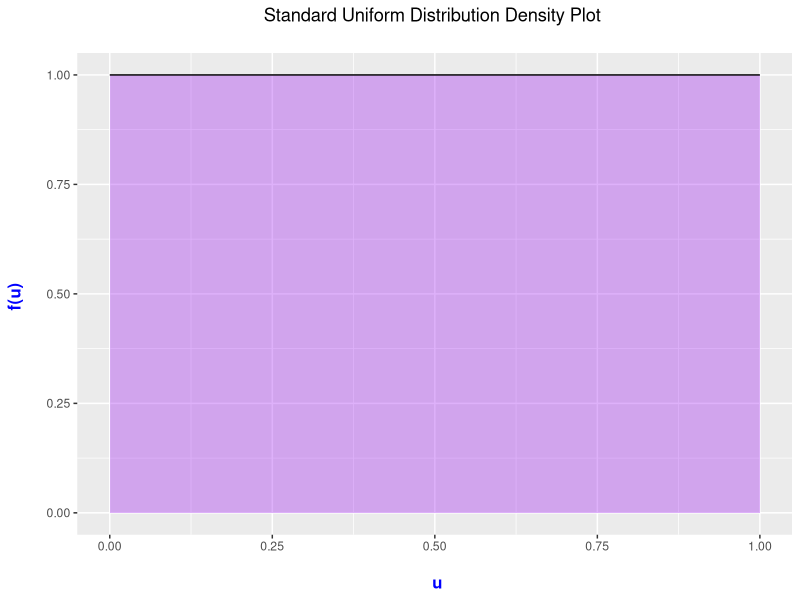
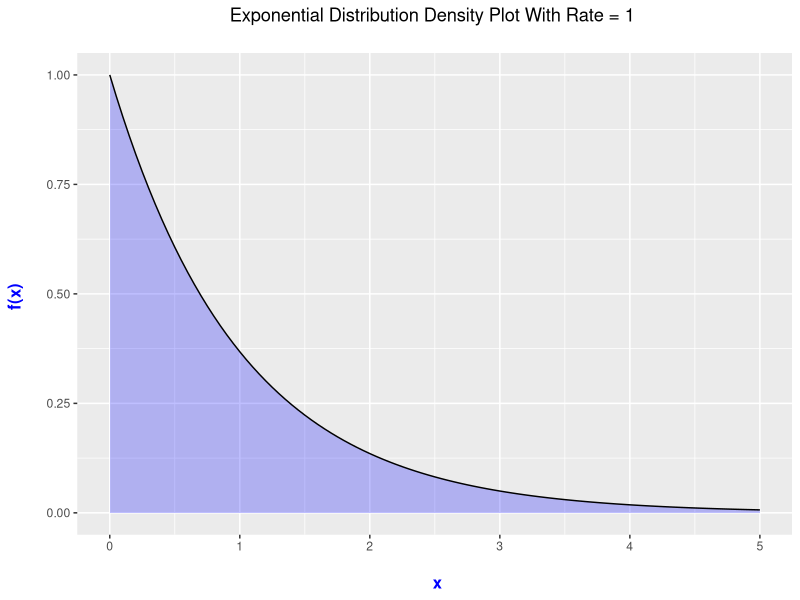
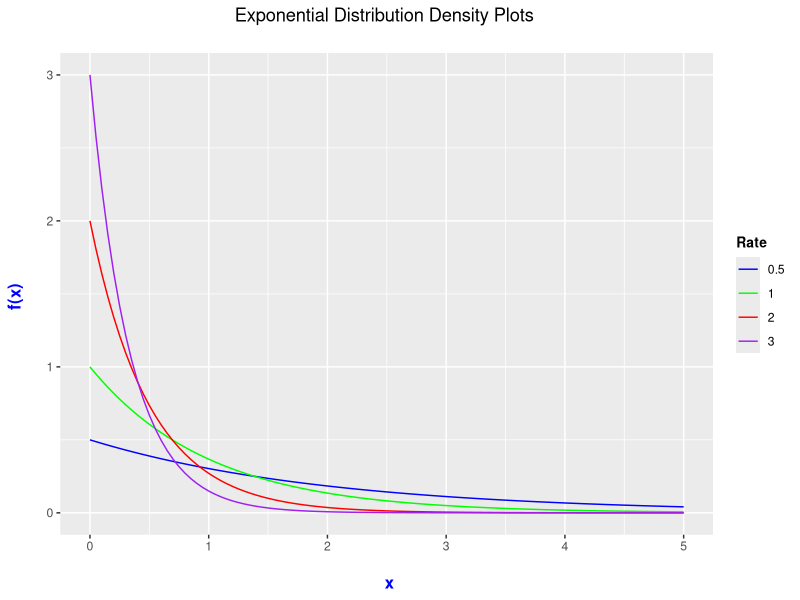
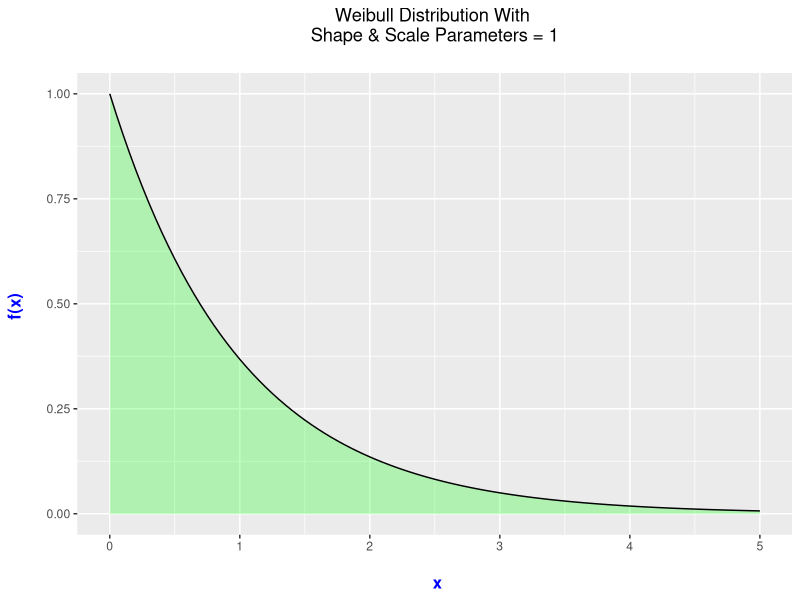
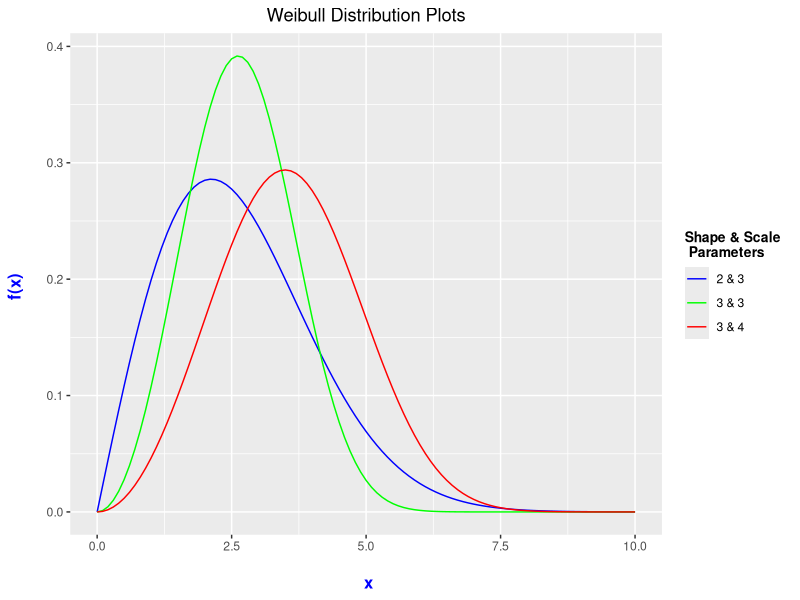
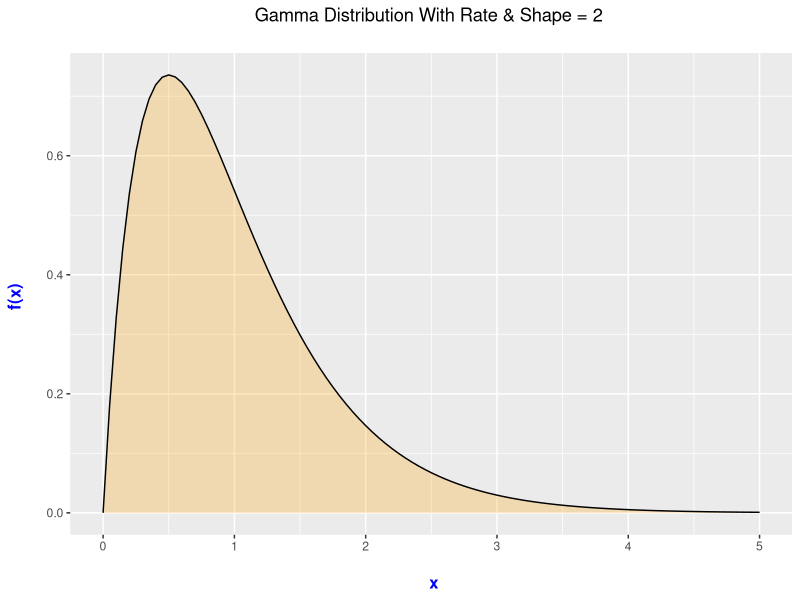
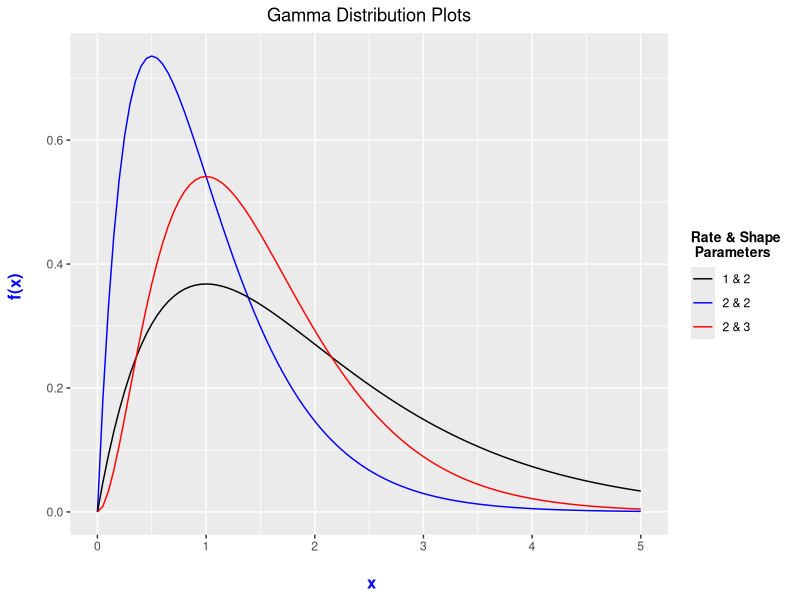
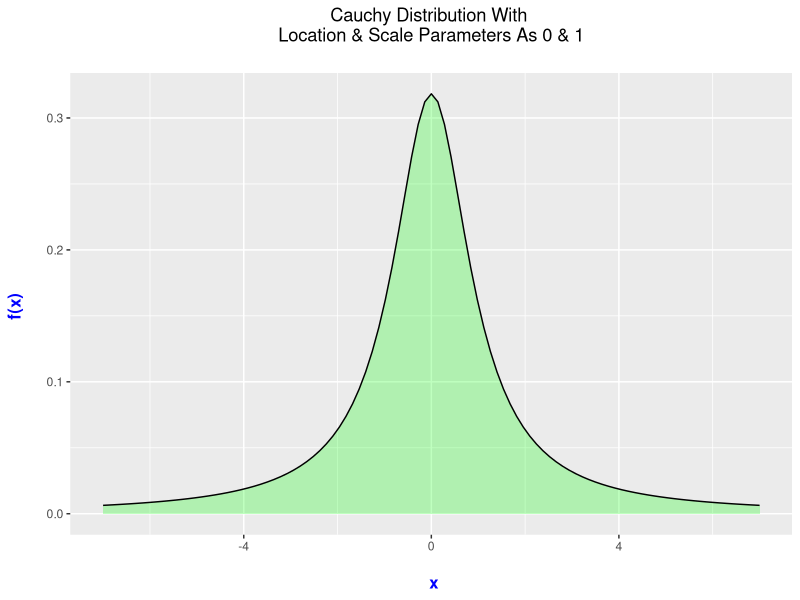

These charts were generated, in order, by the following R code:
## ---- chunk 1
library(ggplot2)
## ---- chunk 2
## 1) Standard Uniform Distribution Plot [Unif(0, 1)]

# Template Code from R Doc. : dunif(x, min = 0, max = 1, log = FALSE)

a <- 0; b <- 1

ggplot(data.frame(x = c(a, b)), aes(x = x)) + xlim(c(a, b)) + ylim(0, 1/(b - a)) +
  stat_function(fun = dunif, args = list(min = a, max = b), geom = "area", fill = "purple", alpha = 0.35) + 
  stat_function(fun = dunif, args = list(min = a, max = b)) + 
  labs(x = "\n u", y = "f(u) \n", title = "Standard Uniform Distribution Density Plot \n") +    
  theme(plot.title = element_text(hjust = 0.5), 
    axis.title.x = element_text(face="bold", colour="blue", size = 12),
    axis.title.y = element_text(face="bold", colour="blue", size = 12))
## ---- chunk 3
## 2) Exponential Distribution Plot:

# Template Code in R Doc.: dexp(x, rate = 1, log = FALSE)
# Mean is 1/rate

# Initialize some values.

x_lower <- 0
x_upper <- 5

max_height <- max(dexp(x_lower:x_upper, rate = 1, log = FALSE))
max_height

ggplot(data.frame(x = c(x_lower, x_upper)), aes(x = x)) + xlim(x_lower, x_upper) + 
    ylim(0, max_height) +
    stat_function(fun = dexp, args = list(rate = 1), geom = "area", fill = "blue", alpha = 0.25) + 
    stat_function(fun = dexp, args = list(rate = 1)) + 
    labs(x = "\n x", y = "f(x) \n", title = "Exponential Distribution Density Plot With Rate = 1 \n") + 
    theme(plot.title = element_text(hjust = 0.5), 
          axis.title.x = element_text(face="bold", colour="blue", size = 12),
          axis.title.y = element_text(face="bold", colour="blue", size = 12))
## ---- chunk 4
# Multiple Exponential Distribution Plots:
 
x_lower <- 0
x_upper <- 5
 
max_height2 <- max(dexp(x_lower:x_upper, rate = 1, log = FALSE), 
                    dexp(x_lower:x_upper, rate = 2, log = FALSE),
                    dexp(x_lower:x_upper, rate = 3, log = FALSE),
                    dexp(x_lower:x_upper, rate = 0.5, log = FALSE))
 
max_height2

 
ggplot(data.frame(x = c(x_lower, x_upper)), aes(x = x)) + xlim(x_lower, x_upper) + 
     ylim(0, max_height2) +
     stat_function(fun = dexp, args = list(rate = 0.5), aes(colour = "0.5")) + 
     stat_function(fun = dexp, args = list(rate = 1), aes(colour = "1")) + 
     stat_function(fun = dexp, args = list(rate = 2), aes(colour = "2")) + 
     stat_function(fun = dexp, args = list(rate = 3), aes(colour = "3")) + 
     scale_color_manual("Rate", values = c("blue", "green", "red", "purple")) +
     labs(x = "\n x", y = "f(x) \n", 
        title = "Exponential Distribution Density Plots \n") + 
     theme(plot.title = element_text(hjust = 0.5), 
         axis.title.x = element_text(face="bold", colour="blue", size = 12),
         axis.title.y = element_text(face="bold", colour="blue", size = 12),
         legend.title = element_text(face="bold", size = 10),
         legend.position = "right")
 
# https://stackoverflow.com/questions/31792634/adding-legend-to-ggplot2-with-multiple-lines-on-plot
# https://stackoverflow.com/questions/19950219/using-legend-with-stat-function-in-ggplot2
## ---- chunk 5
# R Doc. Template for Weibull: dweibull(x, shape, scale = 1, log = FALSE)

# Initialize some values.

x_lower_wei <- 0
x_upper_wei <- 5

max_height_wei <- max(dweibull(x_lower_wei:x_upper_wei, shape = 1, scale = 1, log = FALSE))
max_height_wei

# Shape Parameter (a) of 1 turns Weibull distribution to exponential distribution:

ggplot(data.frame(x = c(x_lower_wei , x_upper_wei)), aes(x = x)) + 
  xlim(c(x_lower_wei , x_upper_wei)) + 
  ylim(0, max_height_wei) +
  stat_function(fun = dweibull, args = list(shape = 1, scale = 1), geom = "area", 
                fill = "green", alpha = 0.25) + 
  stat_function(fun = dweibull, args = list(shape = 1, scale = 1)) + 
  labs(x = "\n x", y = "f(x) \n", 
       title = "Weibull Distribution With \n Shape & Scale Parameters = 1 \n") + 
  theme(plot.title = element_text(hjust = 0.5), 
        axis.title.x = element_text(face="bold", colour="blue", size = 12),
        axis.title.y = element_text(face="bold", colour="blue", size = 12))
## ---- chunk 6
# Plotting Three Weibull Distributions:


x_lower_wei <- 0
x_upper_wei <- 10

# Excluded ylimits this time.

ggplot(data.frame(x = c(x_lower_wei , x_upper_wei)), aes(x = x)) + 
  xlim(c(x_lower_wei , x_upper_wei)) + 
  stat_function(fun = dweibull, args = list(shape = 2, scale = 3), aes(colour = "2 & 3")) + 
  stat_function(fun = dweibull, args = list(shape = 3, scale = 3), aes(colour = "3 & 3")) + 
  stat_function(fun = dweibull, args = list(shape = 3, scale = 4), aes(colour = "3 & 4")) + 
  scale_color_manual("Shape & Scale \n Parameters", values = c("blue", "green", "red")) +
  labs(x = "\n x", y = "f(x) \n", 
       title = "Weibull Distribution Plots") + 
  theme(plot.title = element_text(hjust = 0.5), 
        axis.title.x = element_text(face="bold", colour="blue", size = 12),
        axis.title.y = element_text(face="bold", colour="blue", size = 12),
        legend.title = element_text(face="bold", size = 10),
        legend.position = "right")
## ---- chunk 7
# R Doc Code for Gamma Dist:
# dgamma(x, shape, rate = 1, scale = 1/rate, log = FALSE)
# Have to specify rate or scale but not both.

# Initialize some values.

x_lower_g <- 0
x_upper_g <- 5

# No limitations on height.

# Gamma Distribution Plot With Rate = 2 and Scale = 0.5

ggplot(data.frame(x = c(x_lower_g , x_upper_g)), aes(x = x)) + 
  xlim(c(x_lower_g , x_upper_g)) + 
  stat_function(fun = dgamma, args = list(rate = 2, shape = 2), geom = "area", 
                fill = "orange", alpha = 0.25) + 
  stat_function(fun = dgamma, args = list(rate = 2, shape = 2)) + 
  labs(x = "\n x", y = "f(x) \n", 
       title = "Gamma Distribution With Rate & Shape = 2 \n") + 
  theme(plot.title = element_text(hjust = 0.5), 
        axis.title.x = element_text(face="bold", colour="blue", size = 12),
        axis.title.y = element_text(face="bold", colour="blue", size = 12))
## ---- chunk 8
# Multiple Gamma Distributions:

x_lower_g <- 0
x_upper_g <- 5

ggplot(data.frame(x = c(x_lower_g , x_upper_g)), aes(x = x)) + 
  xlim(c(x_lower_g , x_upper_g)) + 
  stat_function(fun = dgamma, args = list(rate = 2, shape = 2), aes(colour = "2 & 2")) + 
  stat_function(fun = dgamma, args = list(rate = 1, shape = 2), aes(colour = "1 & 2")) + 
  stat_function(fun = dgamma, args = list(rate = 2, shape = 3), aes(colour = "2 & 3")) + 
  scale_color_manual("Rate & Shape \n Parameters", values = c("black", "blue", "red")) +
  labs(x = "\n x", y = "f(x) \n", 
       title = "Gamma Distribution Plots") + 
  theme(plot.title = element_text(hjust = 0.5), 
        axis.title.x = element_text(face="bold", colour="blue", size = 12),
        axis.title.y = element_text(face="bold", colour="blue", size = 12),
        legend.title = element_text(face="bold", size = 10),
        legend.position = "right")
## ---- chunk 9
## 5) Cauchy Distribution:

# R Doc code template: dcauchy(x, location = 0, scale = 1, log = FALSE)

x_lower_chy <- -7
x_upper_chy <- 7

max_height <- max(dcauchy(x_lower_chy:x_upper_chy , location = 0, scale = 1, log = FALSE))
max_height


ggplot(data.frame(x = c(x_lower_chy, x_upper_chy )), aes(x = x)) + xlim(c(x_lower_chy, x_upper_chy )) + 
  ylim(0, max_height) +
  stat_function(fun = dcauchy, args = list(location = 0, scale = 1), geom = "area", 
                fill = "green", alpha = 0.25) + 
  stat_function(fun = dcauchy, args = list(location = 0, scale = 1)) + 
  labs(x = "\n x", y = "f(x) \n", 
       title = "Cauchy Distribution With \n Location & Scale Parameters As 0 & 1 \n") + 
  theme(plot.title = element_text(hjust = 0.5), 
        axis.title.x = element_text(face="bold", colour="blue", size = 12),
        axis.title.y = element_text(face="bold", colour="blue", size = 12))
## ---- chunk 10
## Mutliple Cauchy Density Plots:

x_lower_chy <- -10
x_upper_chy <- 10

ggplot(data.frame(x = c(x_lower_chy , x_upper_chy)), aes(x = x)) + 
  xlim(c(x_lower_chy , x_upper_chy)) + 
  stat_function(fun = dcauchy, args = list(location = 0, scale = 1), aes(colour = "0 & 1")) + 
  stat_function(fun = dcauchy, args = list(location = -1, scale = 1), aes(colour = "-1 & 1")) + 
  stat_function(fun = dcauchy, args = list(location = 2, scale = 2), aes(colour = "2 & 2")) + 
  scale_color_manual("Location & Shape \n Parameters", values = c("green", "purple", "red")) +
  labs(x = "\n x", y = "f(x) \n", 
       title = "Cauchy Distribution Plots") + 
  theme(plot.title = element_text(hjust = 0.5), 
        axis.title.x = element_text(face="bold", colour="blue", size = 12),
        axis.title.y = element_text(face="bold", colour="blue", size = 12),
        legend.title = element_text(face="bold", size = 8),
        legend.position = "right")
## ---- chunk 11
# 6) Pareto Distribution Using Custom Function:

# Resource: http://www.math.wm.edu/~leemis/chart/UDR/PDFs/Pareto.pdf

# Pareto Density Function:
pareto_pdf <- function(x, lambda = 1, k = 1){
    density <- (k*(lambda^k)) / (x^(k + 1))
    return(density)
}

x_lower_pareto <- 1
x_upper_pareto <- 10

ggplot(data.frame(x = c(x_lower_pareto, x_upper_pareto)), aes(x = x)) + 
  stat_function(fun = pareto_pdf, args = list(lambda = 1, k = 1),
                geom = "area", fill = "green", alpha = 0.5) + 
  stat_function(fun = pareto_pdf, args = list(lambda = 1, k = 1)) + 
  labs(x = "\n x", y = "f(x) \n", 
       title = "Pareto Distribution Plot \n") + 
  theme(plot.title = element_text(hjust = 0.5), 
        axis.title.x = element_text(face="bold", colour="blue", size = 12),
        axis.title.y = element_text(face="bold", colour="blue", size = 12))
## ---- chunk 12
# Multiple Pareto Distributions:

ggplot(data.frame(x = c(x_lower_pareto, x_upper_pareto)), aes(x = x)) + 
  xlim(c(x_lower_pareto, x_upper_pareto)) +
  stat_function(fun = pareto_pdf, args = list(lambda = 1, k = 1), aes(colour = "1 & 1")) + 
  stat_function(fun = pareto_pdf, args = list(lambda = 2, k = 1), aes(colour = "2 & 1")) + 
  stat_function(fun = pareto_pdf, args = list(lambda = 2, k = 1.5), aes(colour = "2 & 1.5")) + 
  scale_color_manual("Lambda & k \n Values", values = c("green", "purple", "red")) +
  labs(x = "\n x", y = "f(x) \n", 
       title = "Pareto Distribution Plots \n") + 
  theme(plot.title = element_text(hjust = 0.5), 
        axis.title.x = element_text(face="bold", colour="blue", size = 12),
        axis.title.y = element_text(face="bold", colour="blue", size = 12),
        legend.title = element_text(face="bold", size = 8),
        legend.position = "right")
